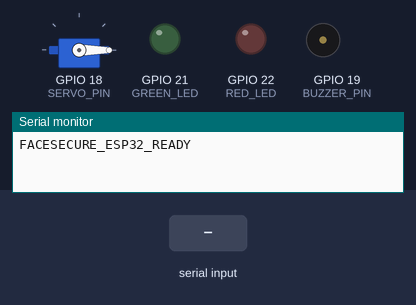
Bench run of a sketch on a simulated ESP32. On the bench: servo, output pins drawn as LEDs (lit = HIGH), buzzer (waves = sounding), the last lines printed to the serial monitor. Inputs (shaded band) come from the test bench.

Above: at 1.7 s.
1.8 s: "UNLOCK\n" received over Serial
At 3.7 s:
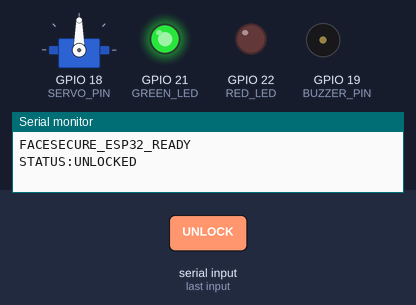
4.0 s: "LOCK\n" received over Serial
At 4.4 s:
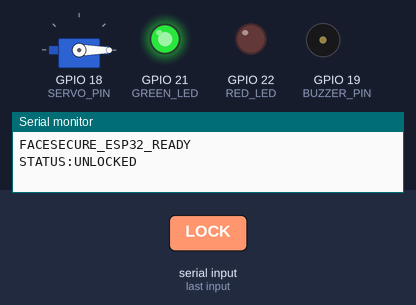
6.1 s: "ALARM\n" received over Serial
At 6.32 s:
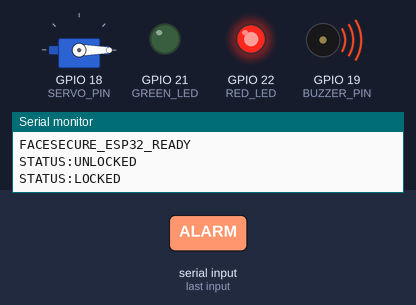
Timing chart, 0 to 9.1 s (numbered marks = the images above; inputs shaded):
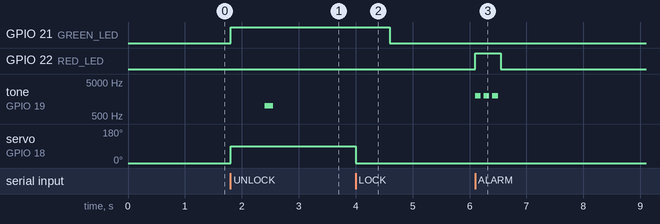

Measured:
- after the input at 1.8 s, GPIO 21 (GREEN_LED): LOW → HIGH at once; tone on GPIO 19 (BUZZER_PIN): silent → 1000 Hz after 0.60 s, → silent 0.15 s later; servo on GPIO 18 (SERVO_PIN): 0° → 90° at once
- after the input at 4.0 s, GPIO 21 (GREEN_LED): HIGH → LOW after 0.60 s; servo on GPIO 18 (SERVO_PIN): 90° → 0° at once
- after the input at 6.1 s, GPIO 22 (RED_LED): LOW → HIGH at once, → LOW 0.45 s later; tone on GPIO 19 (BUZZER_PIN): alternates 2000 Hz for 0.10 s and silent for 0.05 s, 6 changes in all, then stays silent, starting at once

The sketch:

door_lock_esp32.ino
```cpp
/*
  ===================================================================
  FaceSecure - ESP32 Servo Motor & Door Lock Hardware Controller
  ===================================================================

  Hardware Wiring Setup:
  -------------------------------------------------------------------
  Component            Wire Color     ESP32 Pin Label
  -------------------------------------------------------------------
  Servo Signal Wire    Yellow/Orange  GPIO 18 (Labeled D18 or 18)
  Servo Power Wire     Red            5V or VIN pin (5V Power)
  Servo Ground Wire    Black/Brown    GND pin
  Buzzer Positive (+)  Red / Any      GPIO 19 (Labeled D19 or 19)
  Buzzer Ground (-)    Black          GND pin
  ===================================================================
*/

#include <ESP32Servo.h>

Servo doorServo;

// Pin Definitions
const int SERVO_PIN = 18;   // Servo signal pin on GPIO 18
const int BUZZER_PIN = 19;  // Buzzer alarm pin on GPIO 19
const int GREEN_LED = 21;   // Access Granted LED on GPIO 21
const int RED_LED = 22;     // Access Denied LED on GPIO 22

// Servo Angle Settings
const int SERVO_LOCKED_POS = 0;    // Door Closed (0 degrees)
const int SERVO_UNLOCKED_POS = 90; // Door Opened (90 degrees)

void setup() {
  // Initialize Serial Communication at 9600 Baud
  Serial.begin(9600);

  // Set 50Hz PWM frequency and pulse width bounds (500us to 2400us) for smooth rotation
  doorServo.setPeriodHertz(50);
  doorServo.attach(SERVO_PIN, 500, 2400);

  // Initialize Servo to Locked Position (0 degrees)
  doorServo.write(SERVO_LOCKED_POS);
  delay(500);

  // Set Pin Modes
  pinMode(BUZZER_PIN, OUTPUT);
  pinMode(GREEN_LED, OUTPUT);
  pinMode(RED_LED, OUTPUT);

  digitalWrite(GREEN_LED, LOW);
  digitalWrite(RED_LED, LOW);
  digitalWrite(BUZZER_PIN, LOW);

  Serial.println("FACESECURE_ESP32_READY");
}

void loop() {
  // Listen for USB Serial Commands from Flask Web Server
  if (Serial.available() > 0) {
    String command = Serial.readStringUntil('\n');
    command.trim();
    command.toUpperCase();

    if (command == "UNLOCK") {
      // Rotate 90 degrees (Open Door)
      digitalWrite(GREEN_LED, HIGH);
      digitalWrite(RED_LED, LOW);

      doorServo.write(SERVO_UNLOCKED_POS);
      delay(600); // Allow motor time to sweep smoothly to 90 degrees

      // Short authorization beep
      tone(BUZZER_PIN, 1000, 150);
      Serial.println("STATUS:UNLOCKED");
    }
    else if (command == "LOCK") {
      // Rotate back to 0 degrees (Close Door)
      doorServo.write(SERVO_LOCKED_POS);
      delay(600); // Allow motor time to return smoothly to 0 degrees

      digitalWrite(GREEN_LED, LOW);
      digitalWrite(RED_LED, LOW);
      digitalWrite(BUZZER_PIN, LOW);
      Serial.println("STATUS:LOCKED");
    }
    else if (command == "ALARM") {
      // Access Denied Warning Alarm
      digitalWrite(RED_LED, HIGH);
      digitalWrite(GREEN_LED, LOW);

      for (int i = 0; i < 3; i++) {
        tone(BUZZER_PIN, 2000, 100);
        delay(150);
      }
      digitalWrite(RED_LED, LOW);
      Serial.println("STATUS:ALARM_TRIGGERED");
    }
  }
}
```
